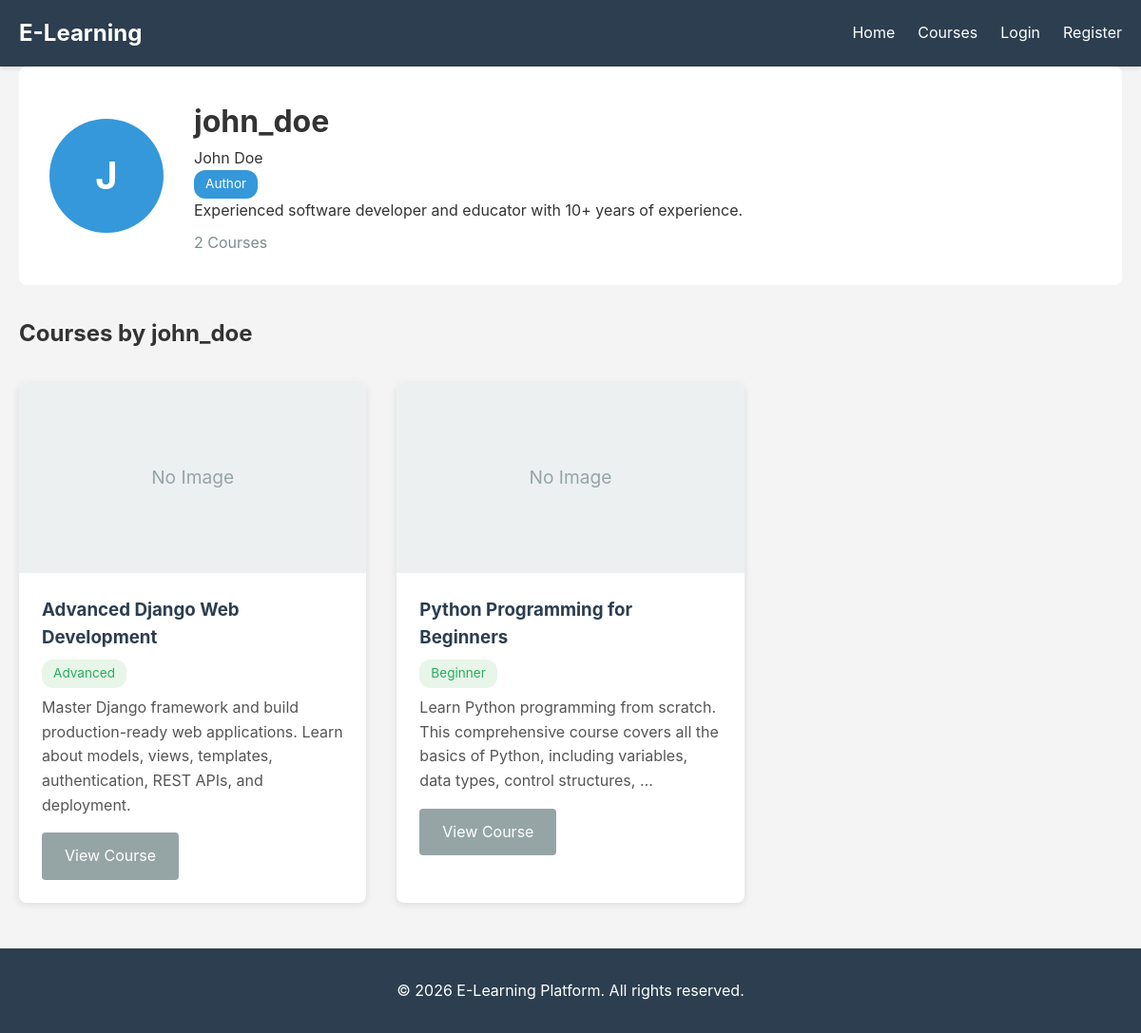
Page /users/author/john_doe/ on the committed database.
### users/models.py (models this page shows, shortened)
class User(AbstractUser):
    ROLE_CHOICES = (
        ('student', 'Student'),
        ('author', 'Author'),
        ('admin', 'Admin'),
    )
    role = models.CharField(max_length=10, choices=ROLE_CHOICES, default='student')
    bio = models.TextField(blank=True)
    profile_picture = models.ImageField(upload_to='profiles/', null=True, blank=True)

### courses/models.py (models this page shows, shortened)
class Course(models.Model):
    DIFFICULTY_CHOICES = (
        ('beginner', 'Beginner'),
        ('intermediate', 'Intermediate'),
        ('advanced', 'Advanced'),
    )
    title = models.CharField(max_length=200)
    slug = models.SlugField(unique=True, blank=True)
    description = models.TextField()
    author = models.ForeignKey(settings.AUTH_USER_MODEL, on_delete=models.CASCADE, related_name='courses')
    difficulty = models.CharField(max_length=20, choices=DIFFICULTY_CHOICES, default='beginner')
    thumbnail = models.ImageField(upload_to='course_thumbnails/', null=True, blank=True)
    is_published = models.BooleanField(default=False)
    created_at = models.DateTimeField(auto_now_add=True)
    updated_at = models.DateTimeField(auto_now=True)
    class Meta:
        ordering = ['-created_at']

### users/views.py (the view)
# urls.py: path('author/<str:username>/', views.author_profile, name='author_profile'),
def author_profile(request, username):
    author = get_object_or_404(User, username=username)
    courses = author.courses.filter(is_published=True)
    return render(request, 'users/author_profile.html', {'author': author, 'courses': courses})

### templates/users/author_profile.html (shortened to what this page needs)
{% extends 'base.html' %}
{% block content %}
<div class="author-profile-page">
    <div class="author-header">
        {% if author.profile_picture %}
            <img src="{{ author.profile_picture.url }}" alt="{{ author.username }}" class="author-picture">
        {% else %}
            <div class="author-picture-placeholder">{{ author.username|first|upper }}</div>
        {% endif %}
        <div class="author-info">
            <h1>{{ author.username }}</h1>
            {% if author.first_name or author.last_name %}
                <p class="full-name">{{ author.get_full_name }}</p>
            {% endif %}
            <p class="role-badge">{{ author.get_role_display }}</p>
            {% if author.bio %}
                <p class="bio">{{ author.bio }}</p>
            {% endif %}
            <p class="stats">{{ courses.count }} Course{{ courses.count|pluralize }}</p>
        </div>
    </div>
    <div class="author-courses">
        <h2>Courses by {{ author.username }}</h2>
        <div class="course-grid">
            {% for course in courses %}
            <div class="course-card">
                {% if course.thumbnail %}
                    <img src="{{ course.thumbnail.url }}" alt="{{ course.title }}">
                {% else %}
                    <div class="course-placeholder">No Image</div>
                {% endif %}
                <div class="course-info">
                    <h3>{{ course.title }}</h3>
                    <p class="difficulty">{{ course.get_difficulty_display }}</p>
                    <p class="description">{{ course.description|truncatewords:20 }}</p>
                    <a href="{% url 'course_detail' course.slug %}" class="btn btn-secondary">View Course</a>
                </div>
            </div>
            {% empty %}
            <p>This author hasn't published any courses yet.</p>
            {% endfor %}
        </div>
    </div>
</div>
{% endblock %}

### static/css/style.css (style rules this page uses)
* { margin: 0; padding: 0; box-sizing: border-box; }
body { font-family: -apple-system, BlinkMacSystemFont, 'Segoe UI', Roboto, Oxygen, Ubuntu, Cantarell, sans-serif; line-height: 1.6; color: #333; background-color: #f4f4f4; }
.btn { display: inline-block; padding: 0.75rem 1.5rem; border: none; border-radius: 4px; cursor: pointer; text-decoration: none; font-size: 1rem; transition: all 0.3s; }
.btn-secondary { background-color: #95a5a6; color: white; }
.course-grid { display: grid; grid-template-columns: repeat(auto-fill, minmax(300px, 1fr)); gap: 2rem; margin-top: 2rem; }
.course-card { background: white; border-radius: 8px; overflow: hidden; box-shadow: 0 2px 8px rgba(0,0,0,0.1); transition: transform 0.3s, box-shadow 0.3s; }
.course-placeholder { width: 100%; height: 200px; background-color: #ecf0f1; display: flex; align-items: center; justify-content: center; color: #95a5a6; font-size: 1.2rem; }
.course-info { padding: 1.5rem; }
.course-info h3 { margin-bottom: 0.5rem; color: #2c3e50; }
.difficulty { display: inline-block; padding: 0.25rem 0.75rem; background-color: #e8f5e9; color: #27ae60; border-radius: 12px; font-size: 0.85rem; margin-bottom: 0.5rem; }
.description { color: #555; margin-bottom: 1rem; }
.role-badge { display: inline-block; padding: 0.25rem 0.75rem; background-color: #3498db; color: white; border-radius: 12px; font-size: 0.85rem; }
.author-header { background: white; padding: 2rem; border-radius: 8px; display: flex; gap: 2rem; margin-bottom: 2rem; align-items: center; }
.author-picture-placeholder { width: 120px; height: 120px; border-radius: 50%; background-color: #3498db; color: white; display: flex; align-items: center; justify-content: center; font-size: 2.5rem; font-weight: bold; }
.stats { color: #7f8c8d; margin-top: 0.5rem; }

### rows in the picture
User: username|first "J", username "john_doe", get_full_name "John Doe", role "Author", bio "Experienced software developer and educator with 10+ years of experience."
Course: thumbnail "No Image", title "Advanced Django Web Development", difficulty "Advanced", description "Master Django framework and build production-ready web applications. Learn about models, views, templates, authentication, REST APIs, and deployment."
Course: thumbnail "No Image", title "Python Programming for Beginners", difficulty "Beginner", description "Learn Python programming from scratch. This comprehensive course covers all the basics of Python, including variables, data types, control structures, …"

### other values in the picture
{{ courses.count }} "2"
